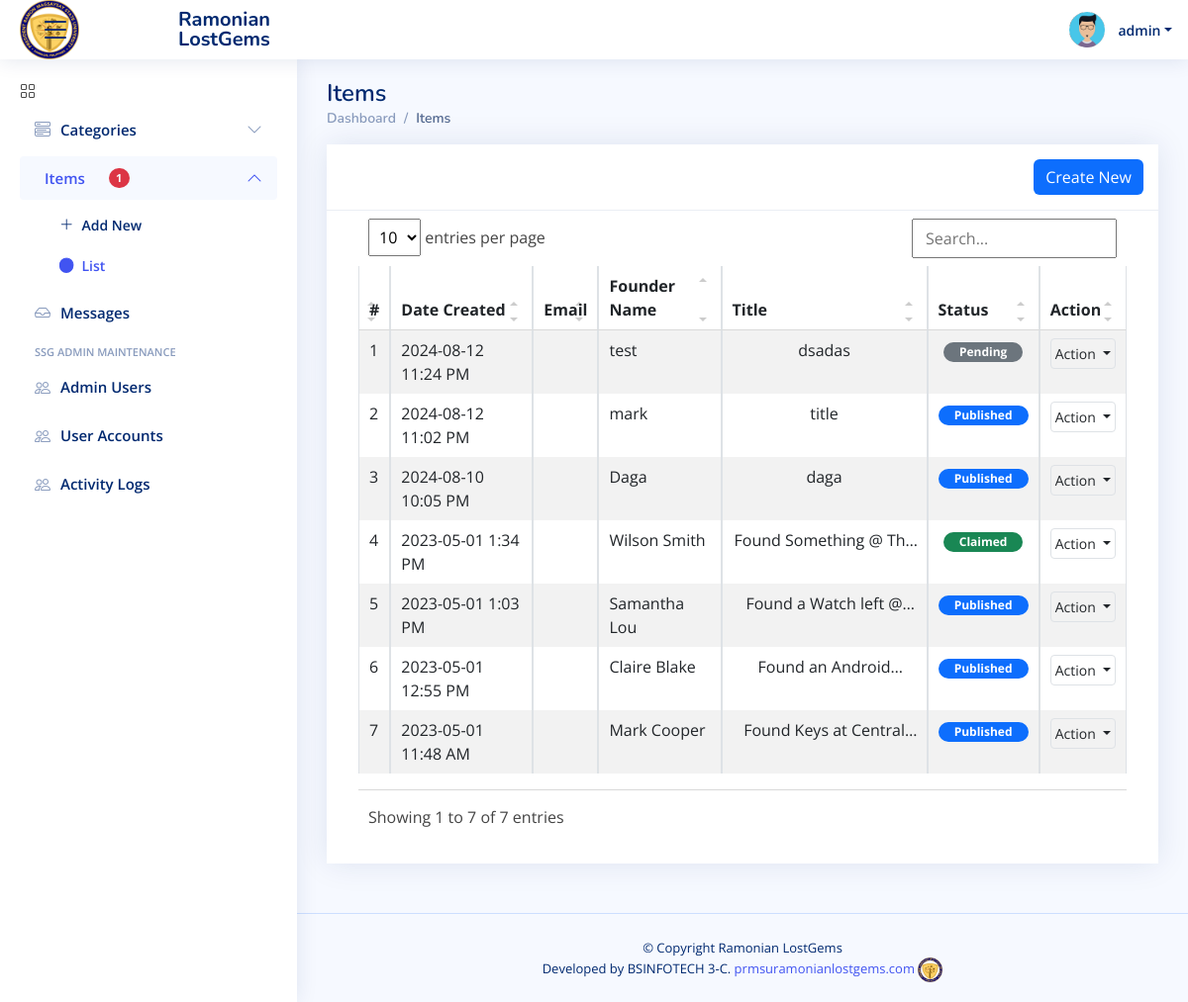
Screenshot of /admin/?page=items (signed in) with the database file from the repository.
### tables this page shows
CREATE TABLE `item_list` (
  `id` int UNSIGNED NOT NULL,
  `category_id` bigint NOT NULL,
  `fullname` text NOT NULL,
  `title` text NOT NULL,
  `description` text NOT NULL,
  `contact` text NOT NULL,
  `image_path` text,
  `status` tinyint(1) NOT NULL DEFAULT '0',
  `created_at` datetime NOT NULL DEFAULT CURRENT_TIMESTAMP,
  `updated` datetime DEFAULT NULL ON UPDATE CURRENT_TIMESTAMP,
  `email` varchar(255) NOT NULL
);

### admin/items/index.php (the view, shortened to what this page needs)
<div class="card card-outline rounded-0 card-navy">
	<div class="card-header ">
		<div class="card-tools d-flex justify-content-end">
			<a href="<?= base_url ?>admin?page=items/manage_item" id="create_new" class="btn btn-flat btn-primary bg-gradient-teal border-0 rounded00"><span class="fas fa-plus"></span>  Create New</a>
		</div>
	</div>
	<div class="card-body">
        <div class="container-fluid">
			<div class="table-responsive">
				<table class="table table-sm table-hover table-striped table-bordered" id="list">
					<colgroup>
						<col width="5%">
						<col width="20%">
						<col width="15%">
						<col width="35%">
						<col width="15">
						<col width="10%">
					</colgroup>
					<thead>
						<tr>
							<th>#</th>
							<th>Date Created</th>
							<th>Email</th>
							<th>Founder Name</th>
							<th>Title</th>
							<th>Status</th>
							<th>Action</th>
						</tr>
					</thead>
					<tbody>
						<?php
						$i = 1;
						$qry = $conn->query("SELECT *, COALESCE((SELECT name FROM `category_list` where `category_list`.`id` = `item_list`.`category_id`  ), 'N/A') as category from `item_list` order by abs(unix_timestamp(`created_at`)) desc ");
						while($row = $qry->fetch_assoc()):
						?>
							<tr>
								<td class="align-items-center text-center"><?php echo $i++; ?></td>
								<td class="align-items-center"><?php echo date("Y-m-d g:i A",strtotime($row['created_at'])) ?></td>
								<td class="align-items-center"><?= $row['fullname'] ?></td>
								<td class="align-items-center"><p class="text-center truncate-1" style="max-width:250px"><?= $row['title'] ?></p></td>
								<td class="align-items-center justify-content-center text-center">
									<?php if($row['status'] == 1): ?>
										<span class="badge bg-primary px-3 rounded-pill">Published</span>
									<?php elseif($row['status'] == 2): ?>
										<span class="badge bg-success px-3 rounded-pill">Claimed</span>
									<?php elseif($row['status'] == 3): ?>
                                <span class="badge bg-secondary px-3 rounded-pill">Surrendered</span>
									<?php else: ?>
										<span class="badge bg-secondary px-3 rounded-pill">Pending</span>
									<?php endif; ?>
								</td>
								<td class="align-items-center" align="center">
									<div class="dropdown">
										<button type="button" class="btn btn-flat p-1 btn-default btn-sm border dropdown-toggle dropdown-icon" data-bs-toggle="dropdown">
												Action
										</button>
									</div>
								</td>
							</tr>
						<?php endwhile; ?>
					</tbody>
				</table>
			</div>
		</div>
	</div>
</div>

### assets/css/style.css (style rules this page uses)
:root { scroll-behavior: smooth; }
body { font-family: "Open Sans", sans-serif; background: #f6f9ff; color: #444444; }
a { color: #4154f1; text-decoration: none; }
.card { margin-bottom: 30px; border: none; border-radius: 5px; box-shadow: 0px 0 30px rgba(1, 41, 112, 0.1); }
.card-header, .card-footer { border-color: #ebeef4; background-color: #fff; color: #798eb3; padding: 15px; }
.card-body { padding: 0 20px 20px 20px; }

### assets/css/custom.css (style rules this page uses)
.truncate-1 { overflow: hidden; text-overflow: ellipsis; display: -webkit-box; -webkit-line-clamp: 1; -webkit-box-orient: vertical; }
.table-responsive { overflow-x: unset; }

### rows the page displays
item_list: created_at "2024-08-12 11:24 PM", fullname "test", title "dsadas", status "Pending"
item_list: created_at "2024-08-12 11:02 PM", fullname "mark", title "title", status "Published"
item_list: created_at "2024-08-10 10:05 PM", fullname "Daga", title "daga", status "Published"
item_list: created_at "2023-05-01 1:34 PM", fullname "Wilson Smith", title "Found Something @…", status "Claimed"
item_list: created_at "2023-05-01 1:03 PM", fullname "Samantha Lou", title "Found a Watch left…", status "Published"
item_list: created_at "2023-05-01 12:55 PM", fullname "Claire Blake", title "Found an…", status "Published"
item_list: created_at "2023-05-01 11:48 AM", fullname "Mark Cooper", title "Found Keys at…", status "Published"

### other values shown
$_settings->info('short_name') "Ramonian LostGems"
$_settings->userdata('username') "admin"
format_num($pitem) "1"
str_replace(['_', '/'], ' ', ($pageSplit[1] ?? $page)) "Items"
